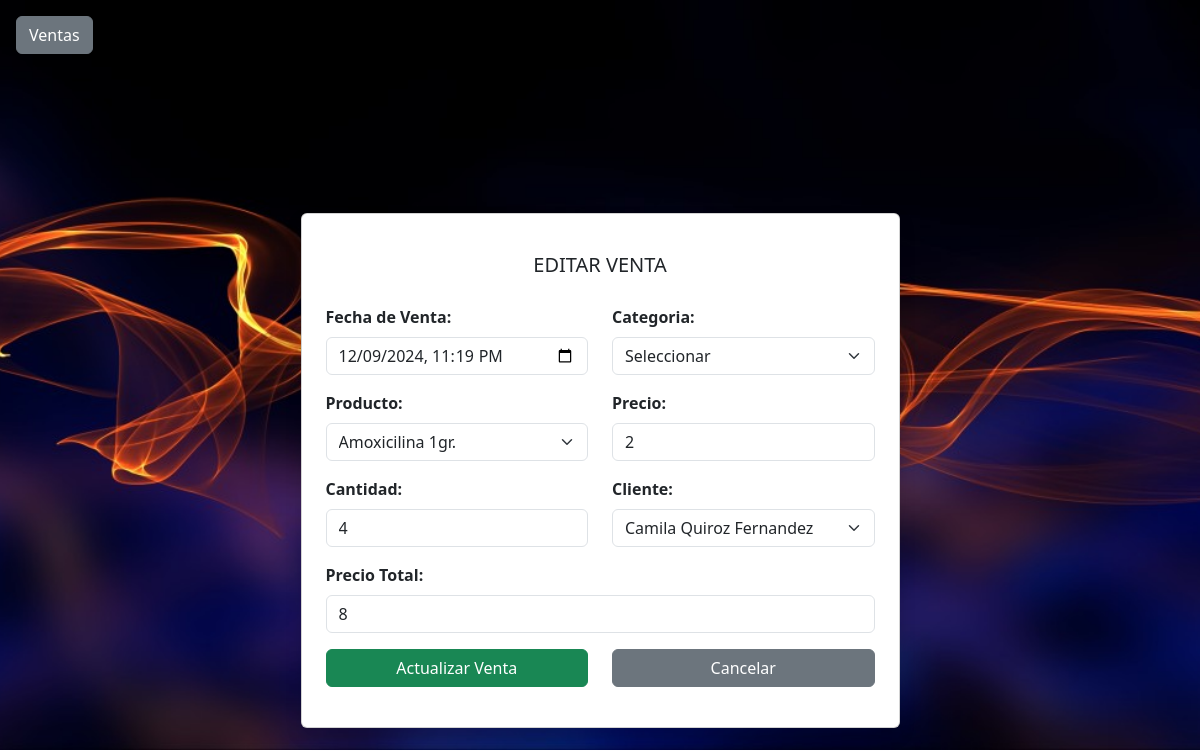
The page /ventas/editar/1 on the database its author committed.
### tables this page shows
CREATE TABLE venta(
    cod_ven INTEGER PRIMARY KEY AUTOINCREMENT, 
    fecha_ven TEXT NOT NULL,
    id_pro INTEGER NOT NULL,
    precio INTEGER NOT NULL,
    cantidad INTEGER NOT NULL,
    cod_cli INTEGER NOT NULL,
    FOREIGN KEY (id_pro) REFERENCES producto (id_pro),
    FOREIGN KEY (cod_cli) REFERENCES cliente (cod_cli)
    );

CREATE TABLE producto (
        id_pro INTEGER PRIMARY KEY,
        cod_pro INTEGER NOT NULL,
        nombre_pro TEXT UNIQUE NOT NULL,
        precio_unitario INTEGER NOT NULL,
        precio_de_venta INTEGER NOT NULL,
        fecha_caducidad TEXT NOT NULL,
        cantidad INTEGER NOT NULL,
        descripcion TEXT NOT NULL,
        cod_cate INTEGER NOT NULL,
        FOREIGN KEY (cod_cate) REFERENCES categoria (cod_cate)
        );

CREATE TABLE cliente (
        cod_cli INTEGER PRIMARY KEY,
        nombre TEXT NOT NULL,
        apellido TEXT NOT NULL,
        telefono TEXT NOT NULL
        );

### app.py (the view)
@app.route("/ventas/editar/<int:cod_ven>")
def editar_venta(cod_ven):
    conn=sqlite3.connect("sistema_farmacia.db")
    conn.row_factory=sqlite3.Row
    cursor=conn.cursor()
    cursor.execute('SELECT cod_cli, nombre, apellido FROM cliente')
    clientes = cursor.fetchall()
    cursor.execute('SELECT id_pro, nombre_pro,precio_de_venta ,cod_cate FROM producto')
    productos = cursor.fetchall()
    cursor.execute('SELECT cod_cate, nombre_cate FROM categoria')
    categorias = cursor.fetchall()
    cursor.execute("select * from venta where cod_ven=?",(cod_ven,))
    venta= cursor.fetchone()
    conn.close()
    return render_template("/ventas/editar_venta.html",venta=venta,productos=productos,clientes=clientes,categorias=categorias)

### templates/ventas/editar_venta.html (shortened to what this page needs)
<!doctype html>
<html lang="es">
  <head>
    <link href="https://cdn.jsdelivr.net/npm/bootstrap@5.3.3/dist/css/bootstrap.min.css" rel="stylesheet">
    <link rel="stylesheet" href="{{ url_for('static', filename='css/estilos_registro_usuario.css') }}">
  </head>
  <body>
    <a href="/ventas" class="btn btn-secondary m-3">Ventas</a>
    <div class="container d-flex justify-content-center align-items-center vh-100">
        <div class="card p-4 shadow container-form">
            <div class="form-header">
                <h5>EDITAR VENTA</h5>
            </div>
            <form action="{{ url_for('actualizar_venta') }}" method="POST">
                <div class="row mb-3">
                    <div class="col-md-6">
                        <label for="fecha_ven" class="form-label">Fecha de Venta:</label>
                        <input type="datetime-local" class="form-control" name="fecha_ven" value="{{ venta['fecha_ven'] }}">
                    </div>
                    <div class="col-md-6">
                        <label for="cod_cate" class="form-label">Categoria:</label>
                        <select id="cod_cate" class="form-select" required onchange="filtrarProductos()">
                            <option value="">Seleccionar</option>
                        </select>
                    </div>
                </div>
                <div class="row mb-3">
                    <div class="col-md-6">
                        <label for="id_pro" class="form-label">Producto:</label>
                        <select id="id_pro" class="form-select" name="id_pro" required onchange="mostrarPrecio()">
                            {% for producto in productos %}
                            <option value="{{ producto.id_pro }}"{% if producto.id_pro == venta.id_pro %}selected{% endif %} data-categoria="{{ producto.cod_cate }}" data-precio="{{ producto.precio_de_venta }}">{{ producto.nombre_pro }}</option>
                            {% endfor %}
                        </select>
                    </div>
                    <div class="col-md-6">
                        <label for="precio" class="form-label">Precio:</label>
                        <input type="number" class="form-control" id="precio" name="precio" value="{{ venta.precio }}" required readonly>
                    </div>
                </div>
                <div class="row mb-3">
                    <div class="col-md-6">
                        <label for="cantidad" class="form-label">Cantidad:</label>
                        <input type="number" class="form-control" id="cantidad" name="cantidad" value="{{ venta.cantidad }}" required oninput="calcularPrecioTotal()">
                    </div>
                    <div class="col-md-6">
                        <label for="cod_cli" class="form-label">Cliente:</label>
                        <select id="cod_cli" class="form-select" name="cod_cli" required>
                            {% for cliente in clientes %}
                            <option value="{{ cliente.cod_cli }}"{% if cliente.cod_cli == venta.cod_cli %}selected{% endif %}>{{ cliente.nombre }} {{ cliente.apellido }}</option>
                            {% endfor %}
                        </select>
                    </div>
                </div>
                <div class="row mb-3">
                    <div class="col-md-12">
                        <label for="precio_total" class="form-label">Precio Total:</label>
                        <input type="number" class="form-control" id="precio_total" name="precio_total" value="{{ venta.precio * venta.cantidad }}" required readonly>
                    </div>
                </div>
                <div class="row mb-3">
                    <div class="col-md-6">
                        <button class="btn btn-success w-100">Actualizar Venta</button>
                    </div>
                    <div class="col-md-6">
                        <a href="/ventas" class="btn btn-secondary w-100">Cancelar</a>
                    </div>
                </div>
            </form>
        </div>
    </div>
  </body>
</html>

### static/css/estilos_registro_usuario.css (style rules this page uses)
body { padding-top: 0px; background-image: url('../imagenes/fondo_login.jpg'); background-size: cover; background-repeat: no-repeat; background-position: center; height:750px; color:#ffffff; }
.container-form { max-width: 900px; }
.form-label { font-weight: bold; }
.form-header { text-align: center; margin-bottom: 20px; }
.form-header h5 { margin-top: 15px; }

### rows shown on the page
venta: fecha_ven "12/09/2024 23:19", id_pro "Amoxicilina 1gr.", precio "2", cantidad "4", cod_cli "Camila Quiroz Fernandez", precio_total "8"
